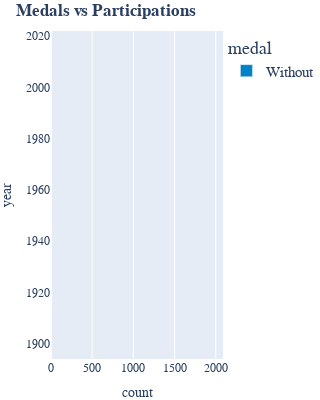

Notebook code cell kept with this figure:
### Code cell
fig = px.bar(df_without, x="count", y="year", color="medal", title="<b>Medals vs Participations", width=300, height=400, orientation='h',
             color_discrete_map={'With': '#EE334E', 'Without': '#0081C8'})


fig.update_layout(xaxis_range=[0,max(df["count"]) + 100], font_family= 'Cabin',autosize = False, 
                      legend=dict(yanchor="top", xanchor="left", font=dict(size=15)),
                      margin=dict(l=1, r=2, b=20, t=31, pad=0))


fig.show()

### Figure 1 — Plotly figure (JSON) as saved in the notebook; plotly's stock layout.template omitted (floating-point values rounded to 4 significant figures)
{"data": [{"alignmentgroup": "True", "hovertemplate": "medal=Without<br>count=%{x}<br>year=%{y}<extra></extra>", "legendgroup": "Without", "marker": {"color": "#0081C8", "pattern": {"shape": ""}}, "name": "Without", "offsetgroup": "Without", "orientation": "h", "showlegend": true, "textposition": "auto", "type": "bar", "x": [-23, -164, -1988, -258, -370, -236, -243, -259, -533, -291, -216, -251, -242, -231, -248, -283, -325, -300, -274, -384, -384, -403, -386, -366, -354, -335, -323, -387], "xaxis": "x", "y": [1896, 1900, 1904, 1908, 1912, 1920, 1924, 1928, 1932, 1936, 1948, 1952, 1956, 1960, 1964, 1968, 1972, 1976, 1984, 1988, 1992, 1996, 2000, 2004, 2008, 2012, 2016, 2020], "yaxis": "y"}], "layout": {"autosize": false, "barmode": "relative", "font": {"family": "Cabin"}, "height": 400, "legend": {"font": {"size": 15}, "title": {"text": "medal"}, "tracegroupgap": 0, "xanchor": "left", "yanchor": "top"}, "margin": {"b": 20, "l": 1, "pad": 0, "r": 2, "t": 31}, "title": {"text": "<b>Medals vs Participations"}, "width": 300, "xaxis": {"anchor": "y", "domain": [0, 1], "range": [0, 2088], "title": {"text": "count"}}, "yaxis": {"anchor": "x", "domain": [0, 1], "title": {"text": "year"}}}}
